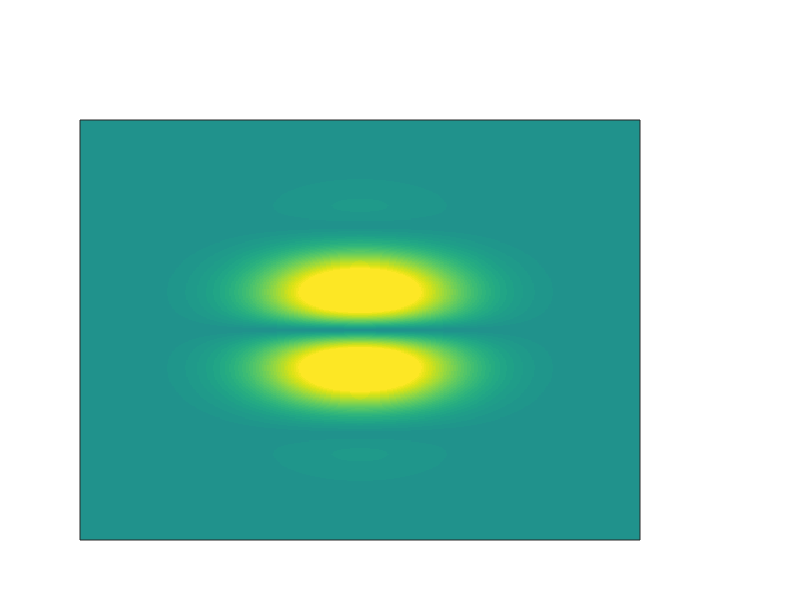

Write the MATLAB code that produced this figure.
%% Gabor Path Marginal Histogram

% sine frequency
sinefreq = .005;

% sine phase

sinephase = -pi/4;

% width of gaussian (a.u.)
width = 50;

% resolution of the image
n = 200;

% sine wave initialization
[x,y] = ndgrid(-n:n);

Xp = x*cos(sinephase) + y*sin(sinephase);

% compute sine wave
sine2d = sin( 2*pi*sinefreq*x);

% create Gaussian
gaus2d = exp( -(x.^2 + y.^2) ./(2*width^2));

% point-wise multiply the image and Gaussian
img = abs(sine2d.* gaus2d );

figure(1), clf
% create an axis for thee Gabors patch

gab_ax = axes;
% position property is: [Left bottom width height]
set(gab_ax, 'Position', [.1 .1 .7 .7])
imagesc(-n:n,-n:n,img)
axis xy
clim = max(abs(img(:)));
set(gab_ax,'clim',[-clim clim]*.7,'xtick',[],'ytick',[])
